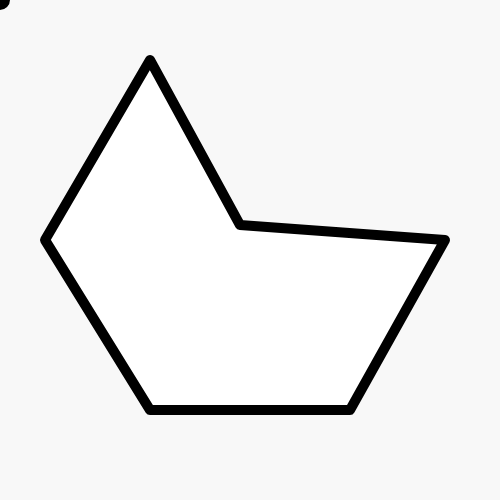
Frame 1 (no input)
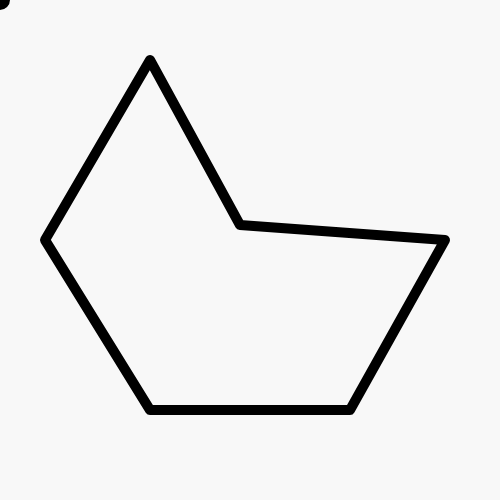
Frame 60 (no input)
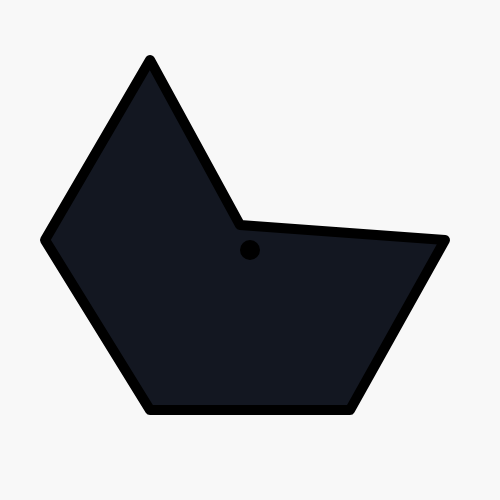
Frame 120 (the mouse pressed at the canvas centre since frame 60)

The p5.js sketch that drew these frames (run headless with seeded random() and noise() and a simulated clock; from frame 60 on, the mouse is pressed at the canvas centre):

// p5.js sketch
// ── sketch.js
//using Polygon Point Collision Detection by Jeremy Thompson
// http://www.jeffreythompson.org/collision-detection/poly-point.php

const polyPoints = [{
    x: 445,
    y: 240
  },
  {
    x: 350,
    y: 410
  },
  {
    x: 150,
    y: 410
  },
  {
    x: 45,
    y: 240
  },
  {
    x: 150,
    y: 60
  },
  {
    x: 240,
    y: 225
  }
];

function setup() {
  createCanvas(500, 500);
}

function draw() {
  background('#f8f8f8');

  drawCustomShape();
  drawCollidingShape();

  (hit()) ? fill('#131721'): noFill();
}

//is colliding shape in custom shape
function hit() {
  return polyPoint(polyPoints, mouseX, mouseY);
}

//shape being collided with
function drawCustomShape() {
  beginShape();
  strokeJoin(ROUND);
  strokeWeight(10)
  for (let i = 0; i < Object.keys(polyPoints).length; i++) {
    vertex(polyPoints[i].x, polyPoints[i].y);
  }
  endShape(CLOSE);
}

//colliding shape
function drawCollidingShape() {
  push();
  fill('#f8f8f8');
  ellipse(mouseX, mouseY, 10, 10);
  pop();
}



// POLYGON/POINT
function polyPoint(vertices, px, py) {
  let collision = false;

  // go through each of the vertices, plus
  // the next vertex in the list
  let next = 0;
  for (let current = 0; current < vertices.length; current++) {

    // get next vertex in list
    // if we've hit the end, wrap around to 0
    next = current + 1;
    if (next == vertices.length) next = 0;

    // get the Vectors at our current position
    // this makes our if statement a little cleaner
    let vc = vertices[current]; // c for "current"
    let vn = vertices[next]; // n for "next"

    // compare position, flip 'collision' variable
    // back and forth
    if (((vc.y >= py && vn.y < py) || (vc.y < py && vn.y >= py)) &&
      (px < (vn.x - vc.x) * (py - vc.y) / (vn.y - vc.y) + vc.x)) {
      collision = !collision;
    }
  }
  return collision;
}
